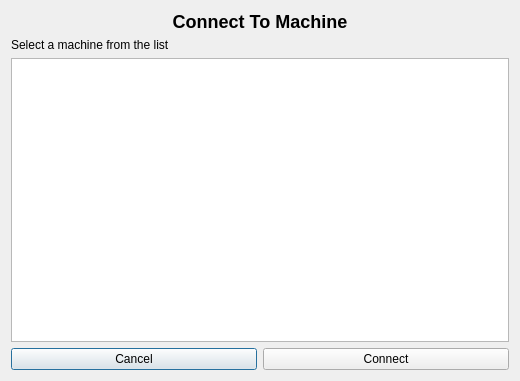
<?xml version="1.0" encoding="UTF-8"?>
<ui version="4.0">
 <class>ConnectToMachine</class>
 <widget class="QDialog" name="ConnectToMachine">
  <property name="geometry">
   <rect>
    <x>0</x>
    <y>0</y>
    <width>520</width>
    <height>381</height>
   </rect>
  </property>
  <property name="windowTitle">
   <string>Dialog</string>
  </property>
  <layout class="QVBoxLayout" name="verticalLayout">
   <item>
    <widget class="QLabel" name="label">
     <property name="text">
      <string>&lt;html&gt;&lt;head/&gt;&lt;body&gt;&lt;p&gt;&lt;span style=&quot; font-size:x-large; font-weight:600;&quot;&gt;Connect To Machine&lt;/span&gt;&lt;/p&gt;&lt;/body&gt;&lt;/html&gt;</string>
     </property>
     <property name="alignment">
      <set>Qt::AlignCenter</set>
     </property>
    </widget>
   </item>
   <item>
    <widget class="QLabel" name="label_2">
     <property name="text">
      <string>Select a machine from the list</string>
     </property>
    </widget>
   </item>
   <item>
    <widget class="QTableView" name="machinesTable"/>
   </item>
   <item>
    <layout class="QHBoxLayout" name="horizontalLayout">
     <item>
      <widget class="QPushButton" name="cancelButton">
       <property name="text">
        <string>Cancel</string>
       </property>
       <property name="default">
        <bool>true</bool>
       </property>
      </widget>
     </item>
     <item>
      <widget class="QPushButton" name="connectButton">
       <property name="text">
        <string>Connect</string>
       </property>
      </widget>
     </item>
    </layout>
   </item>
  </layout>
 </widget>
 <resources/>
 <connections/>
</ui>
